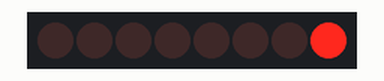
Bench run of a sketch on a simulated Arduino Uno, built with avr-gcc and run on an emulated ATmega328P. Parts: 8 shift-register outputs drawn as a row of LEDs (first output left, lit = HIGH).

Above: at 1.1 s.
At 5.1 s:
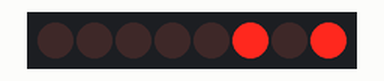
At 10.1 s:
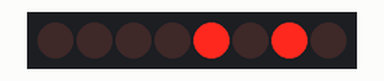
At 20.1 s:
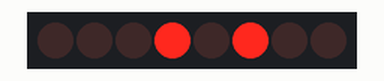
At 29.1 s:
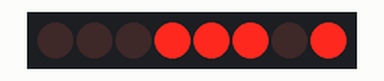
At 39.1 s:
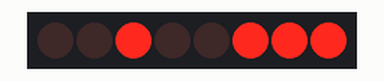
Timing chart, 0 to 40.0 s (numbered marks = the images above):
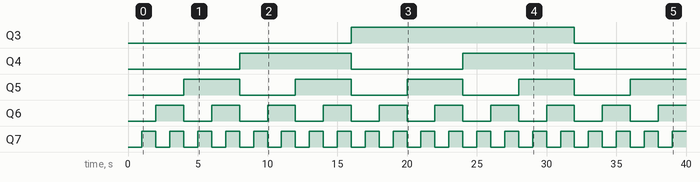

The sketch:

sketch_mar15j.ino
```cpp
int latchPin=8;  //connected to ST_CP of 74HC95
int clockPin=12; //connected to SH_CP of 74HC95
int dataPin=11; //connected to DS of 74HC95

void setup() {
  pinMode(latchPin,OUTPUT);   //set pins to output
  pinMode(latchPin,OUTPUT);
  pinMode(dataPin,OUTPUT);
}

void loop() {
  for (int j=0;j<256;j++){    //count up
    digitalWrite(latchPin,LOW);
    shiftOut(dataPin,clockPin,LSBFIRST,j);
    digitalWrite(latchPin,HIGH);
    delay(1000);
  }
}

//ground latchPin held low during transmitting
```

Measured:
- by itself, Q3: LOW → HIGH at 16.0 s, → LOW 16.0 s later
- by itself, Q4: alternates HIGH for 8.0 s and LOW for 8.0 s
- by itself, Q5: alternates HIGH for 4.0 s and LOW for 4.0 s
- by itself, Q6: alternates HIGH for 2.0 s and LOW for 2.0 s
- by itself, Q7: alternates HIGH for 1.0 s and LOW for 1.0 s
